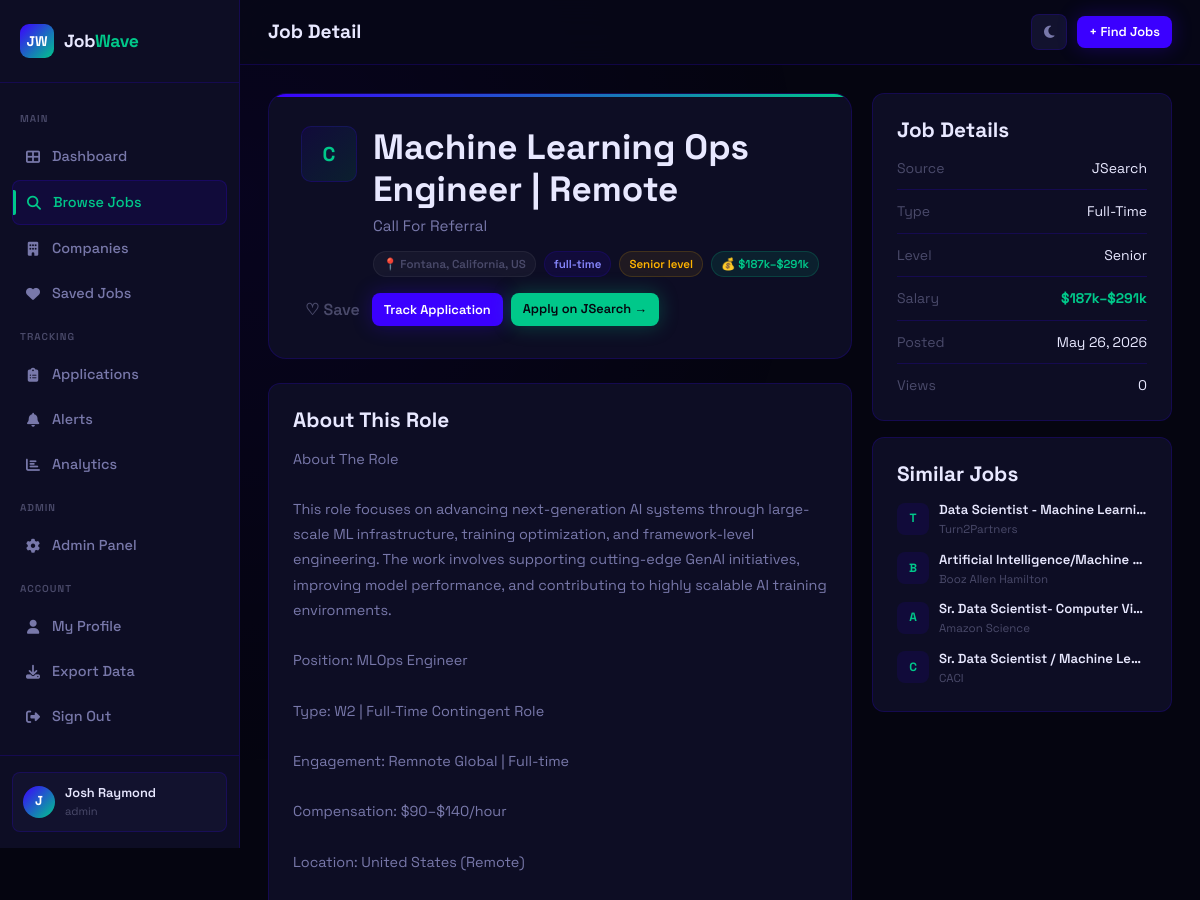
/jobs/110 (signed in, upper part), run on an earlier commit of the app's database.
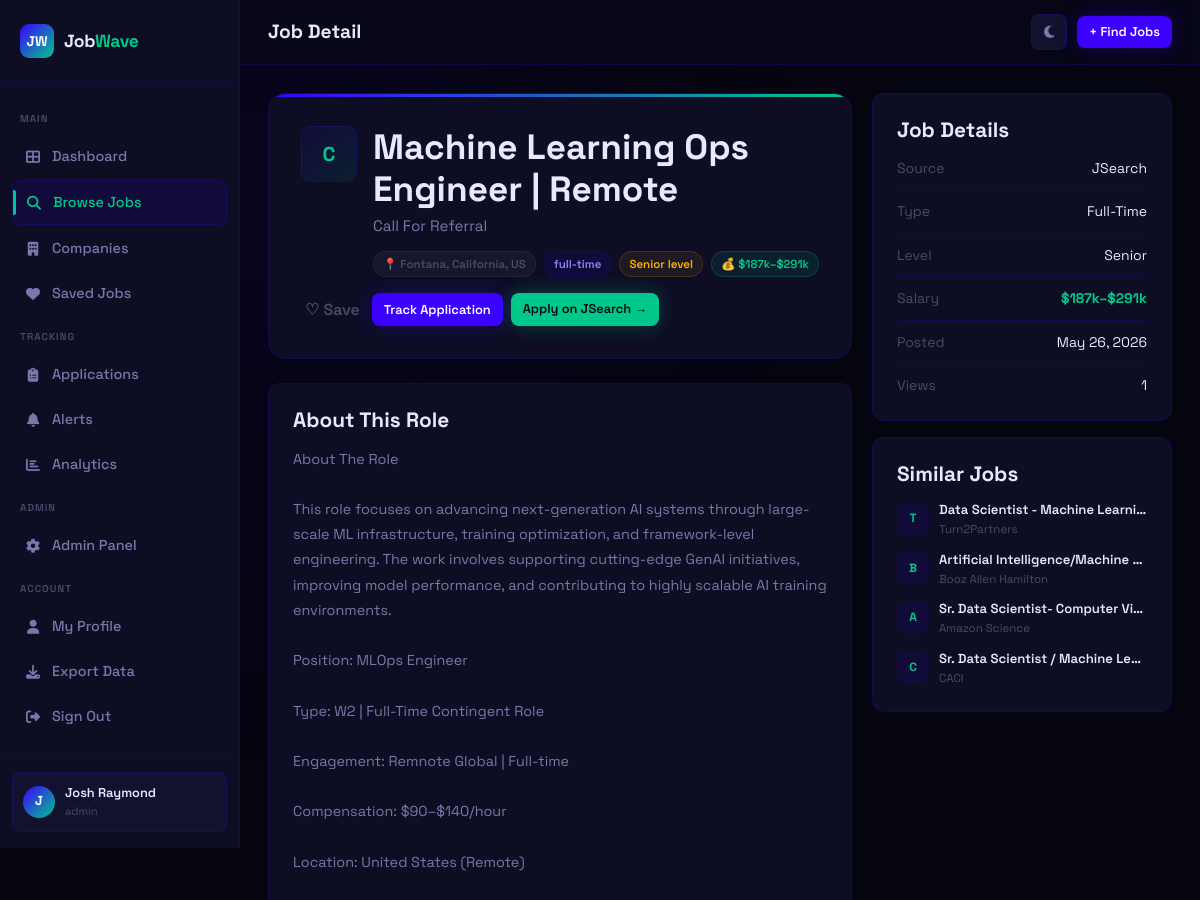
And on a later commit of the database.
### app.py (models this page shows, shortened)
class User(db.Model):
    id = db.Column(db.Integer, primary_key=True)
    name = db.Column(db.String(120), nullable=False)
    email = db.Column(db.String(120), unique=True, nullable=False)
    password_hash = db.Column(db.String(256), nullable=False)
    role = db.Column(db.String(20), default='user')
    created_at = db.Column(db.DateTime, default=datetime.utcnow)
    is_active = db.Column(db.Boolean, default=True)
    saved_jobs = db.relationship('SavedJob', backref='user', lazy=True, cascade='all, delete-orphan')
    applications = db.relationship('Application', backref='user', lazy=True, cascade='all, delete-orphan')
    alerts = db.relationship('Alert', backref='user', lazy=True, cascade='all, delete-orphan')
    profile = db.relationship('UserProfile', backref='user', uselist=False, cascade='all, delete-orphan')
    @property
    def is_authenticated(self): return True

class Job(db.Model):
    id = db.Column(db.Integer, primary_key=True)
    title = db.Column(db.String(200), nullable=False)
    company = db.Column(db.String(200), nullable=False)
    location = db.Column(db.String(200))
    job_type = db.Column(db.String(50))          # full-time | part-time | remote | contract
    experience = db.Column(db.String(50))         # entry | mid | senior
    salary_min = db.Column(db.Integer)
    salary_max = db.Column(db.Integer)
    description = db.Column(db.Text)
    requirements = db.Column(db.Text)
    source = db.Column(db.String(100))
    source_url = db.Column(db.String(500))
    source_id = db.Column(db.String(200), unique=True)  # duplicate detection
    tags = db.Column(db.String(500))
    is_active = db.Column(db.Boolean, default=True)
    scraped_at = db.Column(db.DateTime, default=datetime.utcnow)
    posted_at = db.Column(db.DateTime)
    views = db.Column(db.Integer, default=0)

### app.py (the view)
@app.route('/jobs/<int:job_id>')
@login_required
def job_detail(job_id):
    job = Job.query.get_or_404(job_id)
    job.views += 1
    db.session.commit()
    is_saved = SavedJob.query.filter_by(user_id=current_user.id, job_id=job_id).first() is not None
    application = Application.query.filter_by(user_id=current_user.id, job_id=job_id).first()
    similar = Job.query.filter(Job.id != job_id, Job.is_active == True,
                               Job.title.ilike(f'%{job.title.split()[0]}%')).limit(4).all()
    return render_template('job_detail.html', job=job, is_saved=is_saved,
                           application=application, similar=similar)

### app.py (called while the page is built)
@login_manager.user_loader
def load_user(user_id):
    return User.query.get(int(user_id))

### templates/job_detail.html (shortened to what this page needs)
{% extends 'base.html' %}
{% block page_title %}Job Detail{% endblock %}
{% block content %}
<div class="job-detail-grid">
  <div class="job-detail-main">
    <div class="job-detail-header">
      <div class="job-detail-top">
        <div class="company-logo job-detail-logo">{{ job.company[0] }}</div>
        <div style="flex:1;min-width:0;">
          <h2 style="margin-bottom:4px;">{{ job.title }}</h2>
          <div style="font-size:0.95rem;color:var(--text-dim);margin-bottom:12px;">{{ job.company }}</div>
          <div style="display:flex;flex-wrap:wrap;gap:8px;">
            {% if job.location %}<span class="badge badge-gray">📍 {{ job.location }}</span>{% endif %}
            <span class="badge badge-indigo">{{ job.job_type or 'full-time' }}</span>
            {% if job.experience %}<span class="badge badge-amber">{{ job.experience|title }} level</span>{% endif %}
            {% if job.salary_min %}<span class="badge badge-mint">💰 ${{ '{:,.0f}'.format(job.salary_min/1000) }}k–${{ '{:,.0f}'.format(job.salary_max/1000) }}k</span>{% endif %}
          </div>
        </div>
      </div>
      <div class="job-detail-actions">
        <button class="save-btn btn btn-outline btn-sm {% if is_saved %}saved{% endif %}" data-job-id="{{ job.id }}">
          {{ '♥ Saved' if is_saved else '♡ Save' }}
        </button>
        {% if application %}
        <span class="badge badge-green" style="padding:8px 14px;">✓ Tracking</span>
        {% else %}
        <button class="btn btn-primary btn-sm track-apply-btn" data-job-id="{{ job.id }}">Track Application</button>
        {% endif %}
        {% if job.source_url %}
        <a href="{{ job.source_url }}" target="_blank" rel="noopener noreferrer" class="btn btn-mint btn-sm">Apply on {{ job.source }} →</a>
        {% endif %}
      </div>
    </div>
    <div class="card" style="margin-bottom:20px;">
      <h3 style="margin-bottom:14px;">About This Role</h3>
      <div style="color:var(--text-dim);line-height:1.75;font-size:0.9rem;white-space:pre-line;">{{ job.description or 'No description provided.' }}</div>
    </div>
  </div>
  <div class="job-detail-side">
    <div class="card">
      <h3 style="margin-bottom:14px;">Job Details</h3>
      <div style="display:flex;flex-direction:column;gap:10px;font-size:0.875rem;">
        <div style="display:flex;justify-content:space-between;"><span style="color:var(--text-muted);">Source</span><span>{{ job.source }}</span></div>
        <div class="divider" style="margin:0;"></div>
        <div style="display:flex;justify-content:space-between;"><span style="color:var(--text-muted);">Type</span><span>{{ (job.job_type or 'full-time')|title }}</span></div>
        <div class="divider" style="margin:0;"></div>
        <div style="display:flex;justify-content:space-between;"><span style="color:var(--text-muted);">Level</span><span>{{ (job.experience or 'N/A')|title }}</span></div>
        {% if job.salary_min %}
        <div class="divider" style="margin:0;"></div>
        <div style="display:flex;justify-content:space-between;"><span style="color:var(--text-muted);">Salary</span><span style="color:var(--mint);font-weight:700;">${{ '{:,.0f}'.format(job.salary_min/1000) }}k–${{ '{:,.0f}'.format(job.salary_max/1000) }}k</span></div>
        {% endif %}
        <div class="divider" style="margin:0;"></div>
        <div style="display:flex;justify-content:space-between;"><span style="color:var(--text-muted);">Posted</span><span>{{ job.posted_at.strftime('%b %d, %Y') if job.posted_at else 'N/A' }}</span></div>
        <div class="divider" style="margin:0;"></div>
        <div style="display:flex;justify-content:space-between;"><span style="color:var(--text-muted);">Views</span><span>{{ job.views }}</span></div>
      </div>
    </div>
    {% if similar %}
    <div class="card" style="margin-top:16px;">
      <h3 style="margin-bottom:12px;">Similar Jobs</h3>
      <div style="display:flex;flex-direction:column;gap:10px;">
        {% for s in similar %}
        <a href="{{ url_for('job_detail', job_id=s.id) }}" style="display:flex;align-items:center;gap:10px;text-decoration:none;color:var(--text);">
          <div style="width:32px;height:32px;border-radius:8px;background:var(--indigo-dim);display:flex;align-items:center;justify-content:center;font-size:12px;font-weight:800;color:var(--mint);flex-shrink:0;">{{ s.company[0] }}</div>
          <div style="flex:1;min-width:0;">
            <div style="font-size:0.82rem;font-weight:600;white-space:nowrap;overflow:hidden;text-overflow:ellipsis;">{{ s.title }}</div>
            <div style="font-size:0.72rem;color:var(--text-muted);">{{ s.company }}</div>
          </div>
        </a>
        {% endfor %}
      </div>
    </div>
    {% endif %}
  </div>
</div>
{% endblock %}

### templates/base.html (shortened to what this page needs)
<!DOCTYPE html>
<html lang="en">
<head>
  <link rel="stylesheet" href="{{ url_for('static', filename='css/style.css') }}">
  <link rel="stylesheet" href="https://cdnjs.cloudflare.com/ajax/libs/font-awesome/6.5.0/css/all.min.css">
</head>
<body>
{% if current_user.is_authenticated %}
<div class="wrapper">
  <aside class="sidebar">
    <div class="sidebar-logo">
      <div class="logo-mark">JW</div>
      <div class="logo-text">Job<span>Wave</span></div>
    </div>
    <nav class="sidebar-nav">
      <span class="nav-section-label">Main</span>
      <a href="{{ url_for('dashboard') }}" class="nav-link {% if request.endpoint == 'dashboard' %}active{% endif %}">
        <span class="nav-icon"><i class="fa-solid fa-table-cells-large"></i></span> Dashboard
      </a>
      <a href="{{ url_for('jobs') }}" class="nav-link {% if request.endpoint in ['jobs','job_detail'] %}active{% endif %}">
        <span class="nav-icon"><i class="fa-solid fa-magnifying-glass"></i></span> Browse Jobs
      </a>
      <a href="{{ url_for('companies') }}" class="nav-link {% if request.endpoint in ['companies','company_page'] %}active{% endif %}">
        <span class="nav-icon"><i class="fa-solid fa-building"></i></span> Companies
      </a>
      <a href="{{ url_for('saved_jobs') }}" class="nav-link {% if request.endpoint == 'saved_jobs' %}active{% endif %}">
        <span class="nav-icon"><i class="fa-solid fa-heart"></i></span> Saved Jobs
      </a>
      <span class="nav-section-label">Tracking</span>
      <a href="{{ url_for('applications') }}" class="nav-link {% if request.endpoint == 'applications' %}active{% endif %}">
        <span class="nav-icon"><i class="fa-solid fa-clipboard-list"></i></span> Applications
      </a>
      <a href="{{ url_for('alerts') }}" class="nav-link {% if request.endpoint == 'alerts' %}active{% endif %}">
        <span class="nav-icon"><i class="fa-solid fa-bell"></i></span> Alerts
      </a>
      <a href="{{ url_for('analytics') }}" class="nav-link {% if request.endpoint == 'analytics' %}active{% endif %}">
        <span class="nav-icon"><i class="fa-solid fa-chart-bar"></i></span> Analytics
      </a>
      {% if current_user.role == 'admin' %}
      <span class="nav-section-label">Admin</span>
      <a href="{{ url_for('admin') }}" class="nav-link {% if request.endpoint == 'admin' %}active{% endif %}">
        <span class="nav-icon"><i class="fa-solid fa-gear"></i></span> Admin Panel
      </a>
      {% endif %}
      <span class="nav-section-label">Account</span>
      <a href="{{ url_for('profile') }}" class="nav-link {% if request.endpoint == 'profile' %}active{% endif %}">
        <span class="nav-icon"><i class="fa-solid fa-user"></i></span> My Profile
      </a>
      <a href="{{ url_for('export_jobs') }}" class="nav-link">
        <span class="nav-icon"><i class="fa-solid fa-download"></i></span> Export Data
      </a>
      <a href="{{ url_for('logout') }}" class="nav-link">
        <span class="nav-icon"><i class="fa-solid fa-right-from-bracket"></i></span> Sign Out
      </a>
    </nav>
    <div class="sidebar-footer">
      <div class="user-card">
        <div class="user-avatar">{{ current_user.name[0].upper() }}</div>
        <div class="user-info">
          <div class="user-name">{{ current_user.name }}</div>
          <div class="user-role">{{ current_user.role }}</div>
        </div>
      </div>
    </div>
  </aside>
  <main class="main">
    <div class="topbar">
      <div style="display:flex;align-items:center;gap:12px;">
        <div class="topbar-title">
          <h1>{% block page_title %}Dashboard{% endblock %}</h1>
        </div>
      </div>
      <div class="topbar-actions">
        <button class="theme-toggle" id="theme-toggle" title="Toggle light/dark mode">
          <i class="fa-solid fa-moon" id="theme-icon"></i>
        </button>
        {% block topbar_actions %}
        <a href="{{ url_for('jobs') }}" class="btn btn-primary btn-sm">+ Find Jobs</a>
        {% endblock %}
      </div>
    </div>
    <div class="page-content">
      {% block content %}{% endblock %}
    </div>
  </main>
</div>
{% else %}
  {% block public_content %}{% endblock %}
{% endif %}
</body>
</html>

What changed in the data, as far as the page shows it:
changed Job "Machine Learning Ops Engineer | Remote": views "0" → "1"
